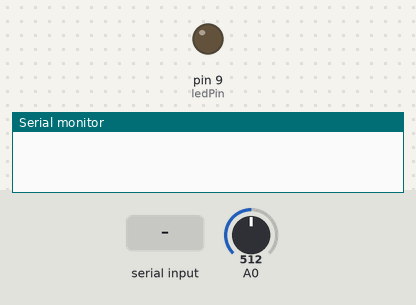
The sketch below on a simulated Arduino Mega 2560, built with avr-gcc and run on an emulated ATmega2560. On the bench: output pins drawn as LEDs (lit = HIGH), the last lines printed to the serial monitor. The test bench sets the inputs (shaded band); at power-on: A0 = 512.

Above: at 1.2 s.
1.3 s: "1" received over the second serial link
At 2.1 s:
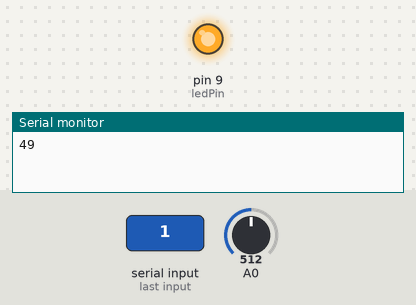
2.8 s: "0" received over the second serial link
At 3.2 s:
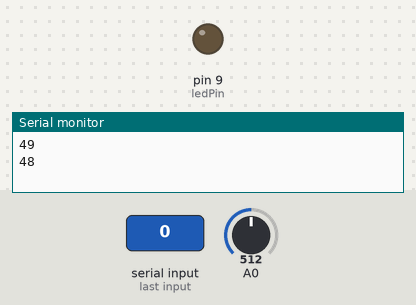
Timing chart, 0 to 5.8 s (numbered marks = the images above; inputs shaded):
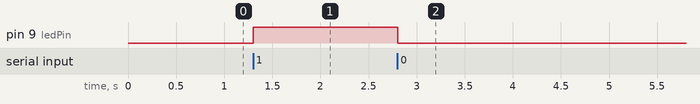

The sketch:

MasterTest.ino
```cpp
#define ledPin 9
int state = 0;
int potValue = 0;

void setup() {
  pinMode(ledPin, OUTPUT);
  digitalWrite(ledPin, LOW);
  Serial1.begin(230400); // Default communication rate of the Bluetooth module
  Serial.begin(230400);
}
void loop() {
 if(Serial1.available() > 0){ // Checks whether data is comming from the serial port
    state = Serial1.read(); // Reads the data from the serial port
    Serial.println(state);
 }
 // Controlling the LED
 if (state == '1') {
  digitalWrite(ledPin, HIGH); // LED ON
  state = 0;
 }
 else if (state == '0') {
  digitalWrite(ledPin, LOW); // LED ON
  state = 0;
 }

 potValue = analogRead(A0);
 int potValueMapped = map(potValue, 0, 1023, 0, 179);
 Serial1.write(potValueMapped); // Sends potValue to servo motor
 delay(10);
}
```

Measured:
- after the input at 1.3 s, pin 9 (ledPin): LOW → HIGH at once
- after the input at 2.8 s, pin 9 (ledPin): HIGH → LOW at once
